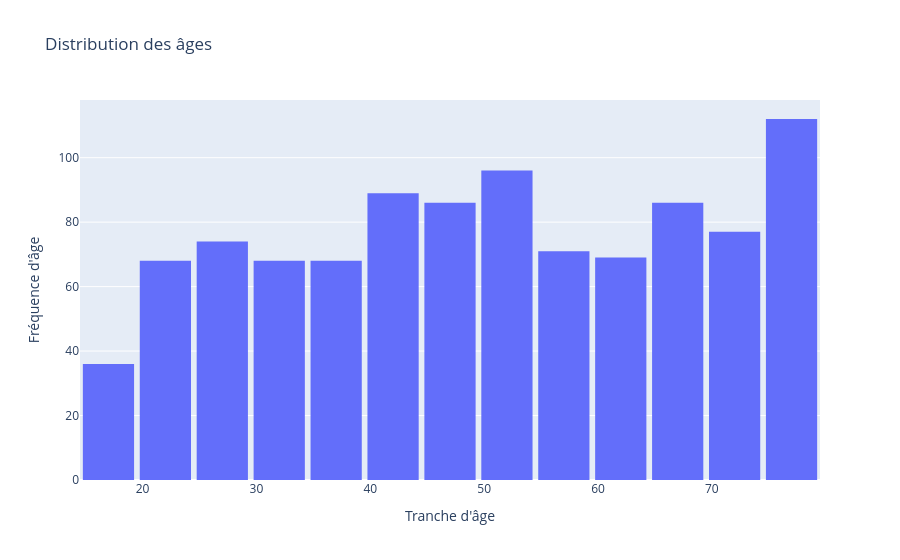

Here is the notebook cell this chart was saved with:
### Markdown cell above
## **La distribution de l'âge**

### Code cell
# Créer un histogramme pour la distribution de l'âge
import plotly.express as px

fig_age = px.histogram(data_assurance, x="age", title="Distribution des âges", labels={"age": "Tranche d'âge"})
fig_age.update_layout(bargap=0.1,yaxis_title="Fréquence d'âge") # ajuster l'espacement entre les barres de l'histogramme et le titre de l'axe y
fig_age.show()

### Figure 1 — Plotly figure (JSON) as saved in the notebook; plotly's stock layout.template omitted (floating-point values rounded to 4 significant figures; data arrays with more than 128 entries replaced by an {"elided": "..."} marker saying what was removed)
{"data": [{"bingroup": "x", "hovertemplate": "Tranche d'âge=%{x}<br>count=%{y}<extra></extra>", "legendgroup": "", "marker": {"color": "#636efa", "pattern": {"shape": ""}}, "name": "", "orientation": "v", "showlegend": false, "type": "histogram", "x": {"elided": "1000 int values"}, "xaxis": "x", "yaxis": "y"}], "layout": {"bargap": 0.1, "barmode": "relative", "legend": {"tracegroupgap": 0}, "title": {"text": "Distribution des âges"}, "xaxis": {"anchor": "y", "domain": [0, 1], "title": {"text": "Tranche d'âge"}}, "yaxis": {"anchor": "x", "domain": [0, 1], "title": {"text": "Fréquence d'âge"}}}}
